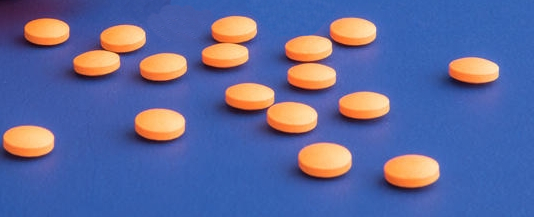
#> input picture imagerecognition/imagenes/pills2.jpg, 534 x 217 px, found by its file name
$ python cosa.py   (older library calls are emulated)
#> lines starting #> are read from the running program, lines starting #| are printed output that depends on the picture; after the words box and inside, x2 and y2 are one past the last pixel; in counts of white or black regions, pixels touching at a corner belong together
from skimage.feature import peak_local_max
from skimage.morphology import watershed
from scipy import ndimage
import numpy as np
import argparse
import cv2

kernel = np.ones((3,3), np.uint8)

# Imagen
original = cv2.imread("/home/paesav/PAET2019/PillDora/imagerecognition/imagenes/pills2.jpg")
#> original is the input picture: shape (217, 534, 3); mean B, G, R 155.6, 104.6, 94.3
#cv2.imshow("Imagen Original", original)

# Escala de grises
grises = cv2.cvtColor(original, cv2.COLOR_BGR2GRAY)
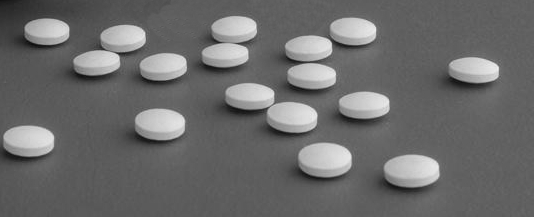
#> grises: shape (217, 534); min 12, max 238, mean 107.3

# Suavizado Gaussiano
gauss = cv2.GaussianBlur(grises, (3,3), 0)

#cv2.imshow("suavizado", gauss)


shifted = cv2.pyrMeanShiftFiltering(original, 25, 180)
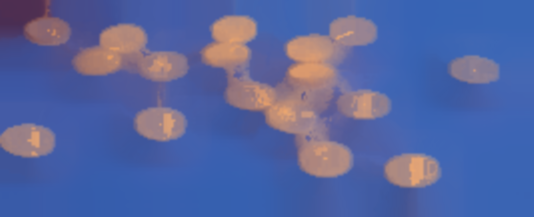
#> shifted: shape (217, 534, 3); mean B, G, R 158.8, 101.1, 86.4
#cv2.imshow("erosion binariz", shifted)
erosion = cv2.erode(shifted, kernel, iterations=2)
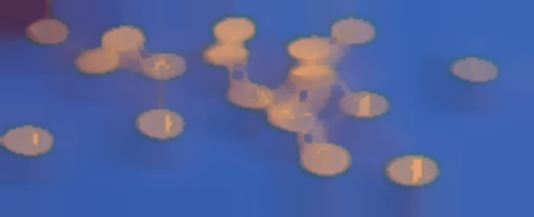
#> erosion: shape (217, 534, 3); mean B, G, R 156.5, 98.7, 81.3
#cv2.imshow("erosion", erosion)
TopHat = shifted-erosion
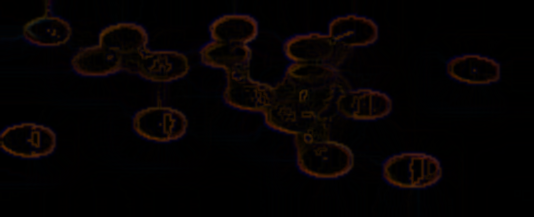
#> TopHat: shape (217, 534, 3); mean B, G, R 2.3, 2.4, 5.1
# [9 lines of commented-out code are left out]
canny = cv2.Canny(erosion, 50, 150)
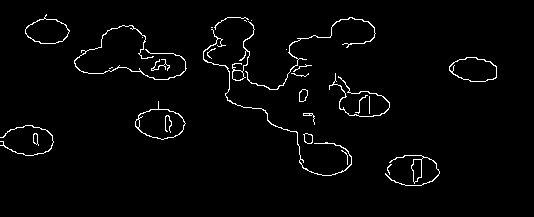
#> canny: shape (217, 534); 2.3% white in thin lines or dots, all inside (x1, y1, x2, y2) = (0, 14, 497, 186)

cv2.imshow("canny", canny)

# Buscamos contornos
contours, image = cv2.findContours(canny.copy(), cv2.RETR_EXTERNAL, cv2.CHAIN_APPROX_SIMPLE)
#> contours = 29 contours, 16 with area under 20; largest, box (x1, y1, x2, y2) and area: (135, 101, 186, 140) 1132, (449, 57, 497, 82) 872, (25, 14, 70, 44) 824, (385, 155, 440, 186) 204, (232, 21, 255, 81) 130; image = 29 rows, first 6: [1, -1, -1, -1], [2, 0, -1, -1], [3, 1, -1, -1], [4, 2, -1, -1], [5, 3, -1, -1], [6, 4, -1, -1]

# Output
print("Hay {} objetos".format(len(contours)))
#| Hay 29 objetos

cv2.drawContours(original,contours,-1,(0,0,255), 2)
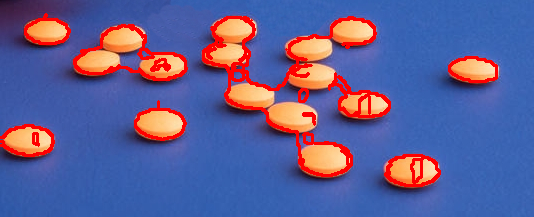
#> original: shape (217, 534, 3); 6.9% of pixels changed, all inside (x1, y1, x2, y2) = (0, 13, 498, 187)
#cv2.imshow("contornos", original)

#cv2.waitKey(0)
